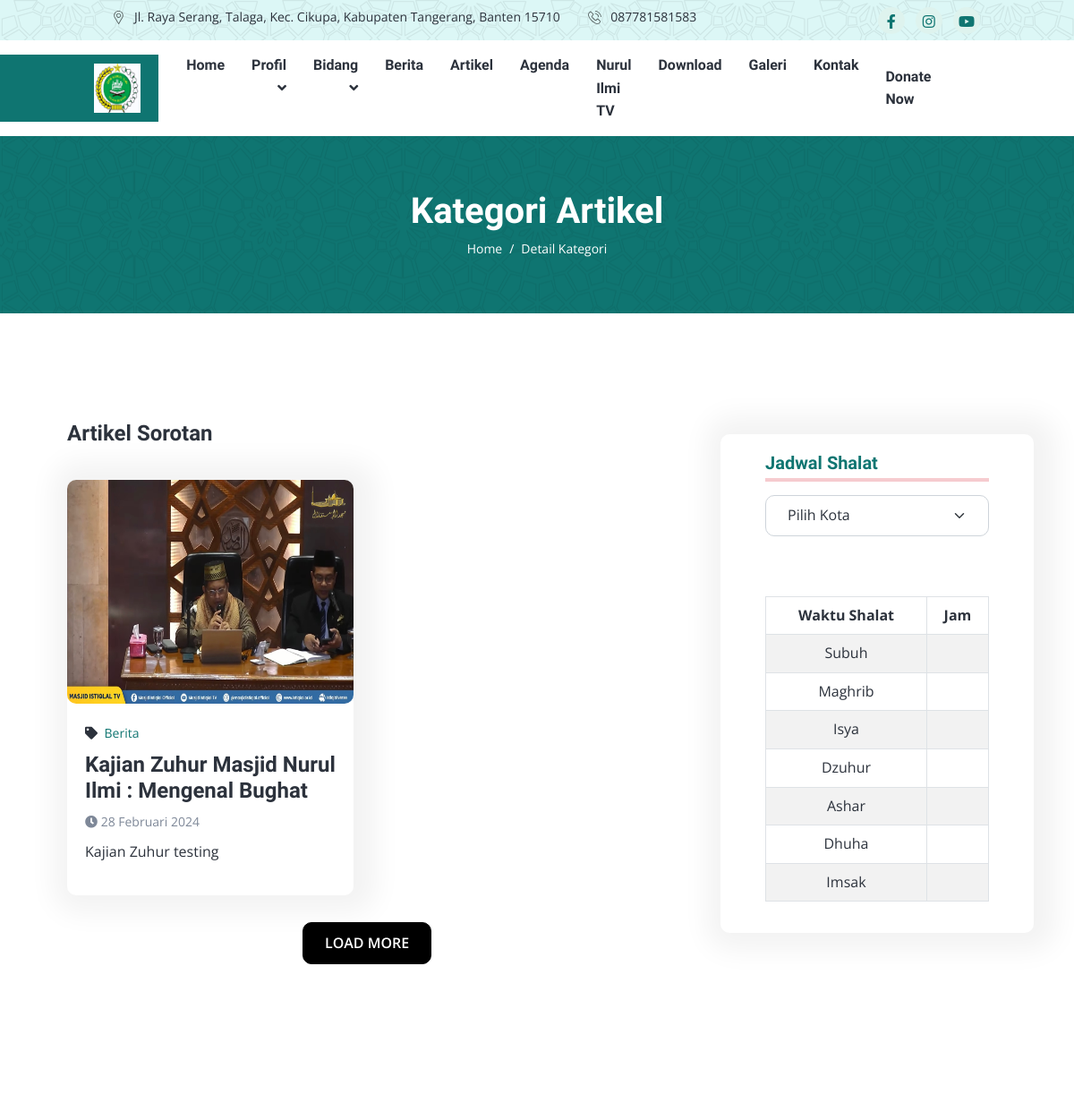
Before: /blog/kategori/berita (upper part) with the older database file.
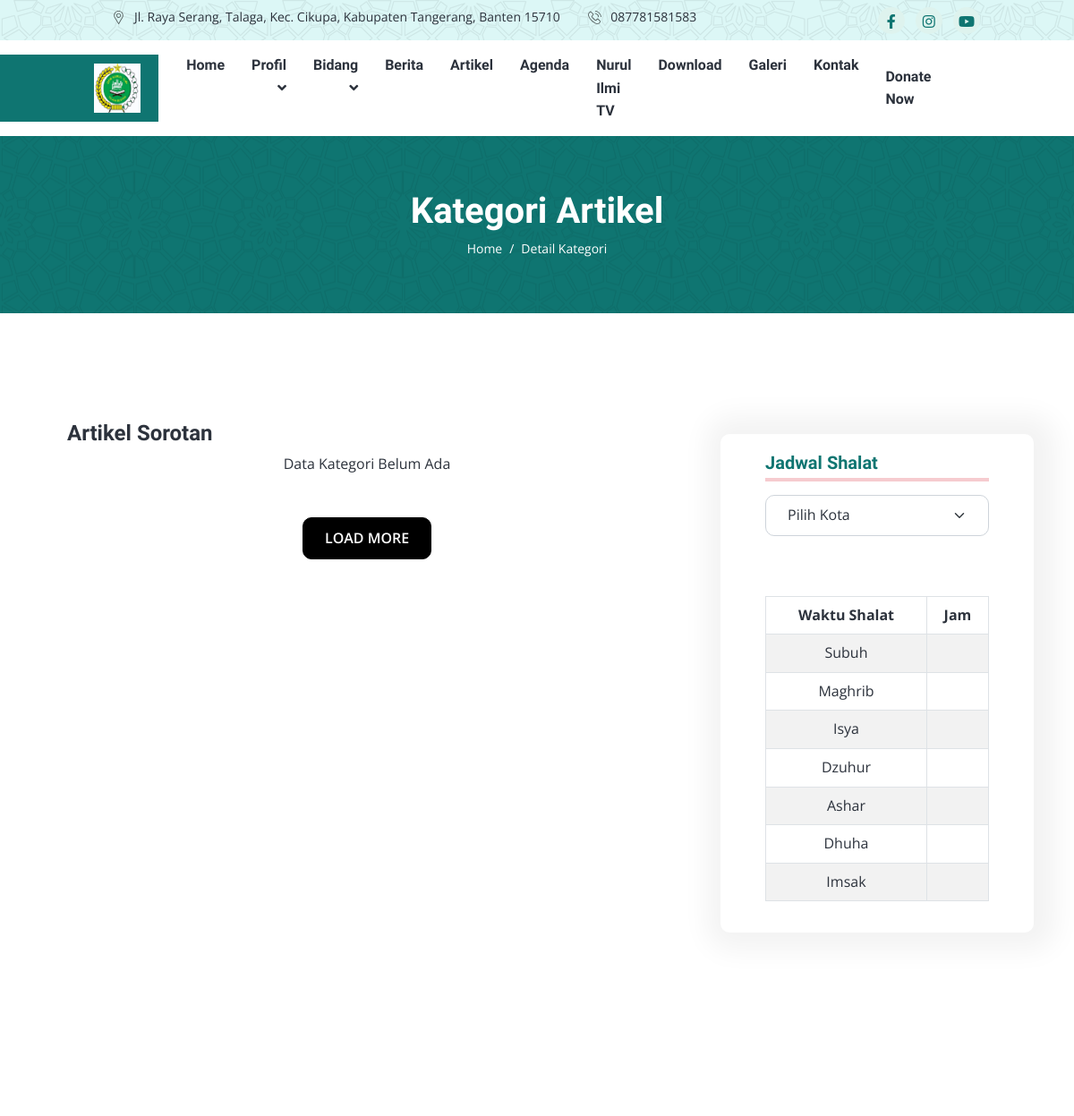
After: the same page with the newer database file.
### tables this page shows
CREATE TABLE `tbl_setting` (
  `id_setting` int(11) NOT NULL,
  `id_jadwal` int(11) NOT NULL,
  `nama_masjid` varchar(100) NOT NULL,
  `alamat` text NOT NULL,
  `no_hp` varchar(14) NOT NULL,
  `link_alamat` text NOT NULL,
  `email` text NOT NULL,
  `logo` text NOT NULL,
  `banner1` text NOT NULL,
  `banner2` text NOT NULL,
  `banner3` text NOT NULL,
  `judul1` varchar(100) NOT NULL,
  `judul2` varchar(100) NOT NULL,
  `judul3` varchar(100) NOT NULL,
  `sosmed1` text NOT NULL,
  `sosmed2` text NOT NULL,
  `sosmed3` text NOT NULL,
  `ayat_quran` varchar(100) NOT NULL,
  `artinya` text NOT NULL,
  `surah` varchar(100) NOT NULL
);

CREATE TABLE `tbl_artikel` (
  `id_artikel` int(11) NOT NULL,
  `id_kategori` int(11) NOT NULL,
  `judul` varchar(100) NOT NULL,
  `deskripsi` text NOT NULL,
  `gambar` text NOT NULL,
  `slug` text NOT NULL,
  `tanggal_dibuat` date NOT NULL,
  `status` int(11) NOT NULL,
  `user` varchar(100) NOT NULL
);

CREATE TABLE `tbl_kategori_artikel` (
  `id_kategori` int(11) NOT NULL,
  `nama_kategori` varchar(100) NOT NULL,
  `slug_kategori` varchar(50) NOT NULL,
  `tanggal` datetime NOT NULL DEFAULT current_timestamp()
);

### application/controllers/Blog.php (called while the page is built, shortened)
<?php
class Blog extends CI_Controller {
    public function __construct()
	{
        $this->load->model('Agenda_model', 'agenda');
        $this->load->model('Artikel_model', 'artikel');
        $this->load->model('Setting_model', 'setting');
        $this->load->library('myquran_curl');
    }
    public function kategori($slug_kategori)
    {
        $data = [
            'judul' => 'Detail Kategori',
            'title' => 'Detail Kategori - Masjid Nurul Ilmi',
            'data_artikel' => $this->artikel->getDataArtikelDetail(),
            'data_setting' => $this->setting->getDataSetting(),
            'detail_kategori' => $this->artikel->get_detail_kategori($slug_kategori),
            'menu'  => 'artikel',
        ];
		$this->load->view('webpage/v_detailkategori', $data);
    }
}

### index.php (called while the page is built, shortened)
<?php
require_once BASEPATH.'core/CodeIgniter.php';

### application/models/Artikel_model.php (called while the page is built, shortened)
<?php
class Artikel_model extends CI_Model {
    public function getDataArtikelDetail()
    {
        $this->db->select('a.*, b.*');
        $this->db->from('tbl_artikel a');
        $this->db->join('tbl_kategori_artikel b', 'b.id_kategori = a.id_kategori', 'left');
        $this->db->where('a.status', '1');
        $this->db->order_by('a.judul', 'DESC');
        return $this->db->get()->result_array();
    }
    public function get_detail_kategori($slug_kategori)
	{
        $this->db->select('a.*, b.*');
        $this->db->from('tbl_artikel a');
        $this->db->join('tbl_kategori_artikel b', 'a.id_kategori = b.id_kategori', 'left');
        $this->db->where('b.slug_kategori', $slug_kategori);
		return $this->db->get()->result();
	}
}

### application/models/Setting_model.php (called while the page is built, shortened)
<?php
class Setting_model extends CI_Model {
    public function getDataSetting()
	{
        $this->db->select('a.*, b.*');
        $this->db->from('tbl_setting a');
        $this->db->join('tbl_jadwal b', 'b.id_jadwal = a.id_jadwal', 'left');
		return $this->db->get()->result();
	}
}

### application/helpers/tanggal_helper.php (called while the page is built, shortened)
<?php
if (!function_exists('format_indo')) {
  function format_indo($date){
    $Bulan = array("Januari","Februari","Maret","April","Mei","Juni","Juli","Agustus","September","Oktober","November","Desember");
    $tahun = substr($date,0,4);
    $bulan = substr($date,5,2);
    $tgl = substr($date,8,2);
    $waktu = substr($date,11,5);
    $result = $tgl." ".$Bulan[(int)$bulan-1]." ".$tahun." ".$waktu;
    return $result;
  }
}

### application/views/webpage/v_detailkategori.php (the view, shortened to what the changed rows need)
<!DOCTYPE html>
<html lang="en">
<head>
    <link rel="stylesheet" href="https://cdnjs.cloudflare.com/ajax/libs/font-awesome/6.5.1/css/all.min.css"
 />
    <link href="https://cdnjs.cloudflare.com/ajax/libs/select2/4.0.13/css/select2.min.css" rel="stylesheet" />
    <link rel="stylesheet" href="<?= base_url('frontend/') ?>assets/css/app.min.css">
    <link rel="stylesheet" href="https://cdnjs.cloudflare.com/ajax/libs/OwlCarousel2/2.3.4/assets/owl.carousel.min.css"
 />
</head>
<body>
    <header class="header-area">
        <?php $this->load->view('layout/header.php') ?>
    </header>
    <div class="page-title-area py-lg-6 py-5 bg-image-pattern">
        <div class="container">
            <div class="page-title-wrapper text-center">
                <h1 class="text-white mb-2">Kategori Artikel</h1>
            </div>
        </div>
    </div>
    <div class="about-area py-lg-10 py-8">
        <div class="container">
            <div class="row">
                <div class="col-md-8">
                    <div id="blog" class="blog-area">
                        <div class="container">
                            <div class="row">
                                <?php if(empty($detail_kategori)) : ?>
                                    <p class="text-center">
                                        Data Kategori Belum Ada
                                    </p>
                                <?php else: ?>
                                <?php foreach($detail_kategori as $kat) : ?>
                                <div class="col-lg-6 col-md-6" id="kategori-container">
                                    <div class="blog-style mt-4">
                                        <div class="blog-image">
                                            <img src="<?= base_url('upload/artikel/'.$kat->gambar) ?>"
                                                alt="title">
                                        </div>
                                        <div class="blog-content">
                                            <span class="blog-meta"><i class="fas fa-tag me-2"></i><a
                                                    href='<?= base_url('blog/kategori/'.$kat->nama_kategori) ?>'><?= $kat->nama_kategori ?></a></span>
                                            <h4><a href='<?= base_url('blog/detail/'.$kat->slug) ?>'>
                                                    <?= $kat->judul ?></a></h4>
                                            <small class="text-muted"><i class="fa fa-clock"></i>
                                                <?= format_indo($kat->tanggal_dibuat) ?></small>
                                            <p class="mt-2">
                                                <?= strip_tags(character_limiter($kat->deskripsi, 200)) ?>
                                            </p>
                                        </div>
                                    </div>
                                </div>
                                <?php endforeach; ?>
                                <?php endif; ?>
                            </div>
                        </div>
                    </div>
                </div>
                <div class="col-md-4 mt-3 col-lg-4">
                    <div class="course-feature mb-4 bg-white rounded">
                        <div class="container">
                            <br><br>
                            <table id="salat-table" class="table table-bordered table-striped text-center">
                                <thead>
                                    <tr>
                                        <th>Waktu Shalat</th>
                                        <th>Jam</th>
                                    </tr>
                                </thead>
                            </table>
                        </div>
                    </div>
                </div>
            </div>
        </div>
    </div>
</body>
</html>

### application/views/layout/header.php (shortened to what the changed rows need)
<div class="header-top bg-light bg-image-pattern px-xl-8 py-2">
    <div class="container">
        <div class="header-top-wrapper">
            <?php foreach($data_setting as $setting) : ?>
            <ul class="navbar-address list-inline m-0">
                <li class="list-inline-item"><span class="icon"><img
                            src="<?= base_url('frontend/') ?>assets/images/location-icon.svg"
                            alt="title"></span><?= strip_tags(character_limiter($setting->alamat, 70)); ?></li>
                <li class="list-inline-item"><span class="icon"><img
                            src="<?= base_url('frontend/') ?>assets/images/phone-icon.svg"
                            alt="title"></span><?= $setting->no_hp ?>
                </li>
            </ul>
            <ul class="navbar-social list-inline m-0">
                <li class="list-inline-item"><a href="<?= $setting->sosmed1 ?>"><i class="fab fa-facebook-f"></i></a>
                </li>
                <li class="list-inline-item"><a href="<?= $setting->sosmed2 ?>"><i class="fab fa-instagram"></i></a>
                </li>
                <li class="list-inline-item"><a href="<?= $setting->sosmed3 ?>"><i class="fab fa-youtube"></i></a>
                </li>
            </ul>
            <?php endforeach; ?>
        </div>
    </div>
</div>
<div class="header-bottom bg-white px-xl-8">
    <nav class="container">
        <div class="header-navbar navbar navbar-expand-lg">
            <?php foreach($data_setting as $setting) : ?>
            <a class='navbar-brand' target="_blank" href="<?= base_url('upload/setting/'.$setting->logo) ?>"><img
                    src="<?= base_url('upload/setting/'.$setting->logo) ?>" alt="images"></a>
            <?php endforeach; ?>
        </div>
    </nav>
</div>

Changed rows visible on the page:
no longer on this page (row edited): tbl_artikel: gambar (picture), id_kategori.nama_kategori "Berita", judul "Kajian Zuhur Masjid Nurul Ilmi : Mengenal Bughat", tanggal_dibuat "28 Februari 2024", deskripsi "Kajian Zuhur testing"
Other visible differences:
text now shown: "Data Kategori Belum Ada"
